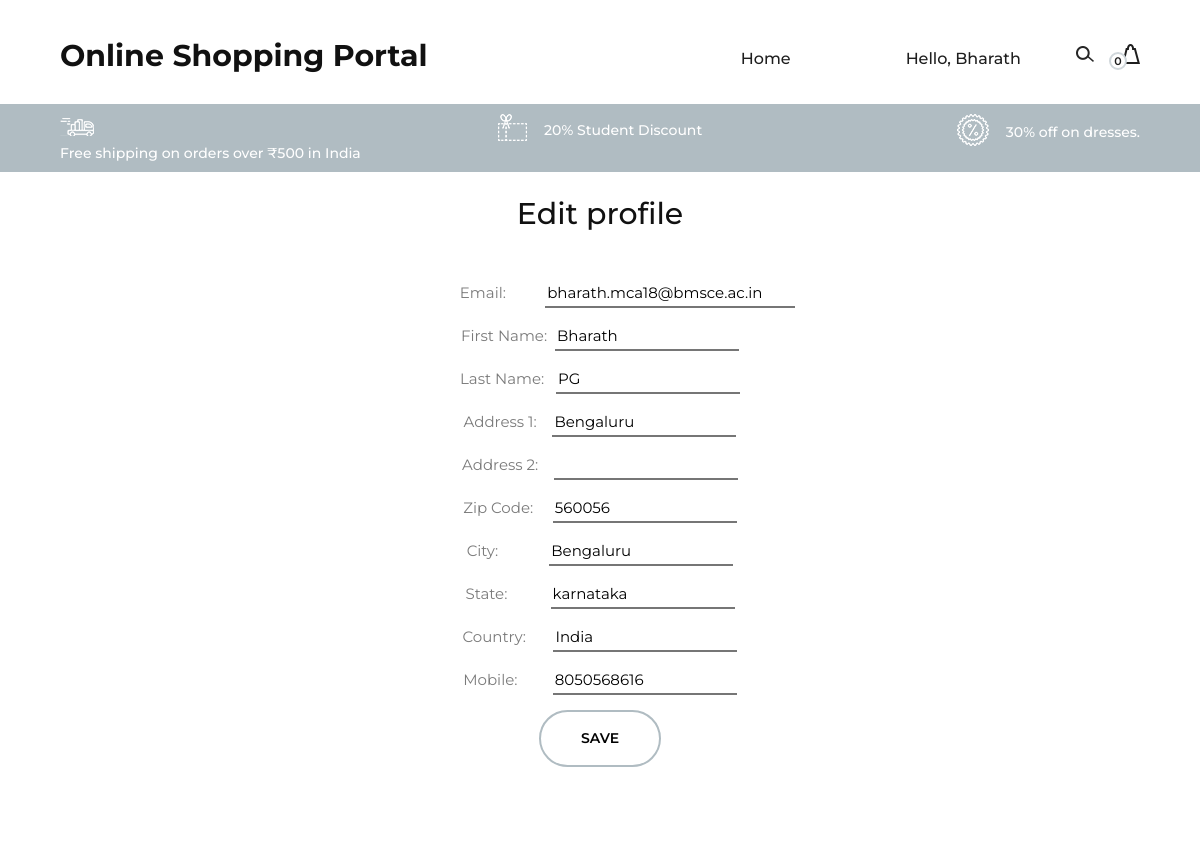
Page /account/profile/edit (signed in, upper part) on the earlier database version.
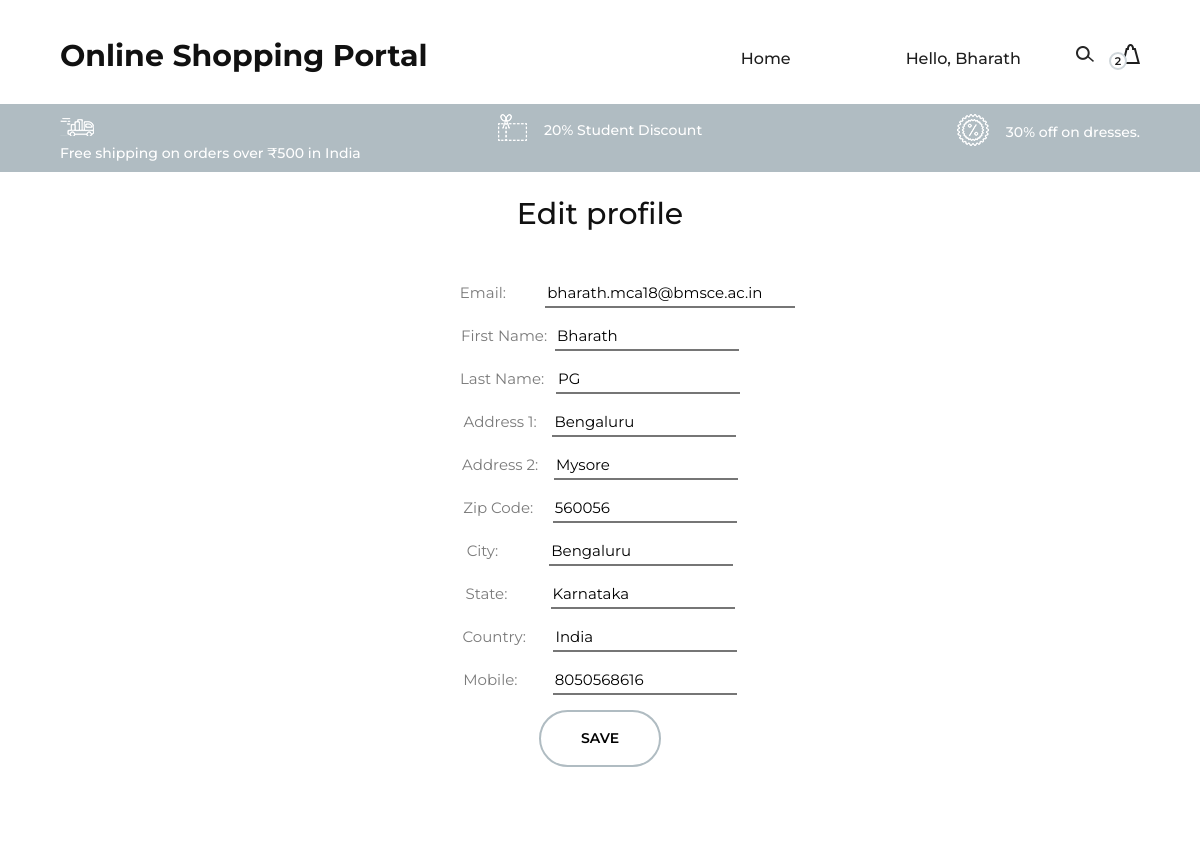
Same page on the later database version.
### tables this page shows
CREATE TABLE users 
		(userId INTEGER PRIMARY KEY, 
		password TEXT,
		email TEXT,
		firstName TEXT,
		lastName TEXT,
		address1 TEXT,
		address2 TEXT,
		zipcode TEXT,
		city TEXT,
		state TEXT,
		country TEXT, 
		phone TEXT
		);

### main.py (the view)
@app.route("/account/profile/edit", methods=["GET", "POST"])
def editProfile():
    if 'email' not in session:
        return redirect(url_for('root'))
    loggedIn, firstName, noOfItems = getLoginDetails()
    with sqlite3.connect('database.db') as conn:
        cur = conn.cursor()
        cur.execute("SELECT userId, email, firstName, lastName, address1, address2, zipcode, city, state, country, phone FROM users WHERE email = ?", (session['email'], ))
        profileData = cur.fetchone()
    conn.close()
    msg11 = request.args.get("msg11")
    return render_template("editProfile.html", profileData=profileData, loggedIn=loggedIn, firstName=firstName, noOfItems=noOfItems, msg11=msg11)

### main.py (called while the page is built)
def getLoginDetails():
    with sqlite3.connect('database.db') as conn:
        cur = conn.cursor()
        if 'email' not in session:
            loggedIn = False
            firstName = ''
            noOfItems = 0
        else:
            loggedIn = True
            cur.execute("SELECT userId, firstName FROM users WHERE email = ?", (session['email'], ))
            userId, firstName = cur.fetchone()
            cur.execute("SELECT count(productId) FROM kart WHERE userId = ?", (userId, ))
            noOfItems = cur.fetchone()[0]
    conn.close()
    return (loggedIn, firstName, noOfItems)

### templates/editProfile.html (shortened to what the changed rows need)
<!DOCTYPE HTML>
<html>
<head>
<head>
    <link rel="stylesheet" href={{ url_for('static', filename="bharath/css/bootstrap.min.css")}} type="text/css" />
    <link rel="stylesheet" href={{ url_for('static', filename="bharath/css/font-awesome.min.css")}} type="text/css" />
    <link rel="stylesheet" href={{ url_for('static', filename="bharath/css/nice-select.css")}} type="text/css"/>
    <link rel="stylesheet" href={{ url_for('static', filename="bharath/css/owl.carousel.min.css")}} type="text/css"/>
    <link rel="stylesheet" href={{ url_for('static', filename="bharath/css/magnific-popup.css")}} type="text/css"/>
    <link rel="stylesheet" href={{ url_for('static', filename="bharath/css/slicknav.min.css")}} type="text/css"/>
    <link rel="stylesheet" href={{ url_for('static', filename="bharath/css/style.css")}} type="text/css"/>
</head>
    <header class="header-section" >
        <div class="container-fluid">
            <div class="inner-header">
                <div class="header-right">
                    <a href="/cart"><img src={{ url_for('static', filename="bharath/img/icons/bag.png" )}} alt=""/>
                        <span>{{noOfItems}}</span>
                    </a>
                </div>
                {% if not loggedIn %}
                <div class="user-access">
                    <a href="/loginForm" >Sign in</a>
                </div>
                {% else %}
                    <div>
                        <nav class="main-menu mobile-menu">
                            <ul>
                                <li><a href="">Hello, {{firstName}}</a>
                            </li>
                        </ul>
                    </nav>
                    </div>
                    {% endif %}
            </div>
        </div>
    </header>
	<body>
	<center>
<div class="display"><br>
    <h3>Edit profile</h3><br>
        <br>
	<form action="/updateProfile" method="POST" >
		<p>&nbsp;&nbsp;&nbsp;&nbsp;&nbsp;&nbsp;&nbsp;&nbsp;&nbsp;&nbsp;&nbsp;&nbsp;&nbsp;&nbsp;Email:&nbsp;&nbsp;&nbsp;&nbsp;&nbsp;&nbsp;&nbsp;&nbsp;&nbsp;&nbsp;<input type="email" style="border-top-style: hidden;	border-right-style: hidden;
			border-left-style: hidden; width: 250px;" name="email"  value={{profileData[1]}} readonly="readonly"></p>
		<p>First Name:&nbsp;&nbsp;<input type="text"  name="firstName" style="border-top-style: hidden;	border-right-style: hidden;
			border-left-style: hidden; " value={{profileData[2]}}></p>
		<p>Last Name: &nbsp;&nbsp;<input type="text" name="lastName" style="border-top-style: hidden;	border-right-style: hidden;
			border-left-style: hidden; " value={{profileData[3]}}></p>
		<p>Address 1: &nbsp;&nbsp;&nbsp;<input type="text" name="address1" style="border-top-style: hidden;	border-right-style: hidden;
			border-left-style: hidden; " value={{profileData[4]}}></p>
		<p>Address 2: &nbsp;&nbsp;&nbsp;<input type="text" name="address2" style="border-top-style: hidden;	border-right-style: hidden;
			border-left-style: hidden; " value={{profileData[5]}}></p>
		<p>Zip Code: &nbsp;&nbsp;&nbsp;&nbsp;<input type="text" name="zipcode" style="border-top-style: hidden;	border-right-style: hidden;
			border-left-style: hidden; " value={{profileData[6]}}></p>
		<p>City: &nbsp;&nbsp;&nbsp;&nbsp;&nbsp;&nbsp;&nbsp;&nbsp;&nbsp;&nbsp;&nbsp;&nbsp;<input type="text" style="border-top-style: hidden;	border-right-style: hidden;
			border-left-style: hidden; " name="city" value={{profileData[7]}}></p>
		<p>State: &nbsp;&nbsp;&nbsp;&nbsp;&nbsp;&nbsp;&nbsp;&nbsp;&nbsp;&nbsp;<input type="text" name="state" style="border-top-style: hidden;	border-right-style: hidden;
			border-left-style: hidden; " value={{profileData[8]}}></p>
		<p>Country: &nbsp;&nbsp;&nbsp;&nbsp;&nbsp;&nbsp;<input type="text" style="border-top-style: hidden;	border-right-style: hidden;
			border-left-style: hidden; " name="country" value={{profileData[9]}}></p>
		<p>Mobile:&nbsp;&nbsp;&nbsp;&nbsp;&nbsp;&nbsp;&nbsp;&nbsp; <input type="text" style="border-top-style: hidden;	border-right-style: hidden;
			border-left-style: hidden; " name="phone" value={{profileData[10]}}></p>
	</form>
</div></center>
</body>
</html>

Differences in the rows shown:
changed users "Bharath": address2 (not shown) → "Mysore"; state "karnataka" → "Karnataka"
Other differences:
{{ noOfItems }}: "0" → "2"
